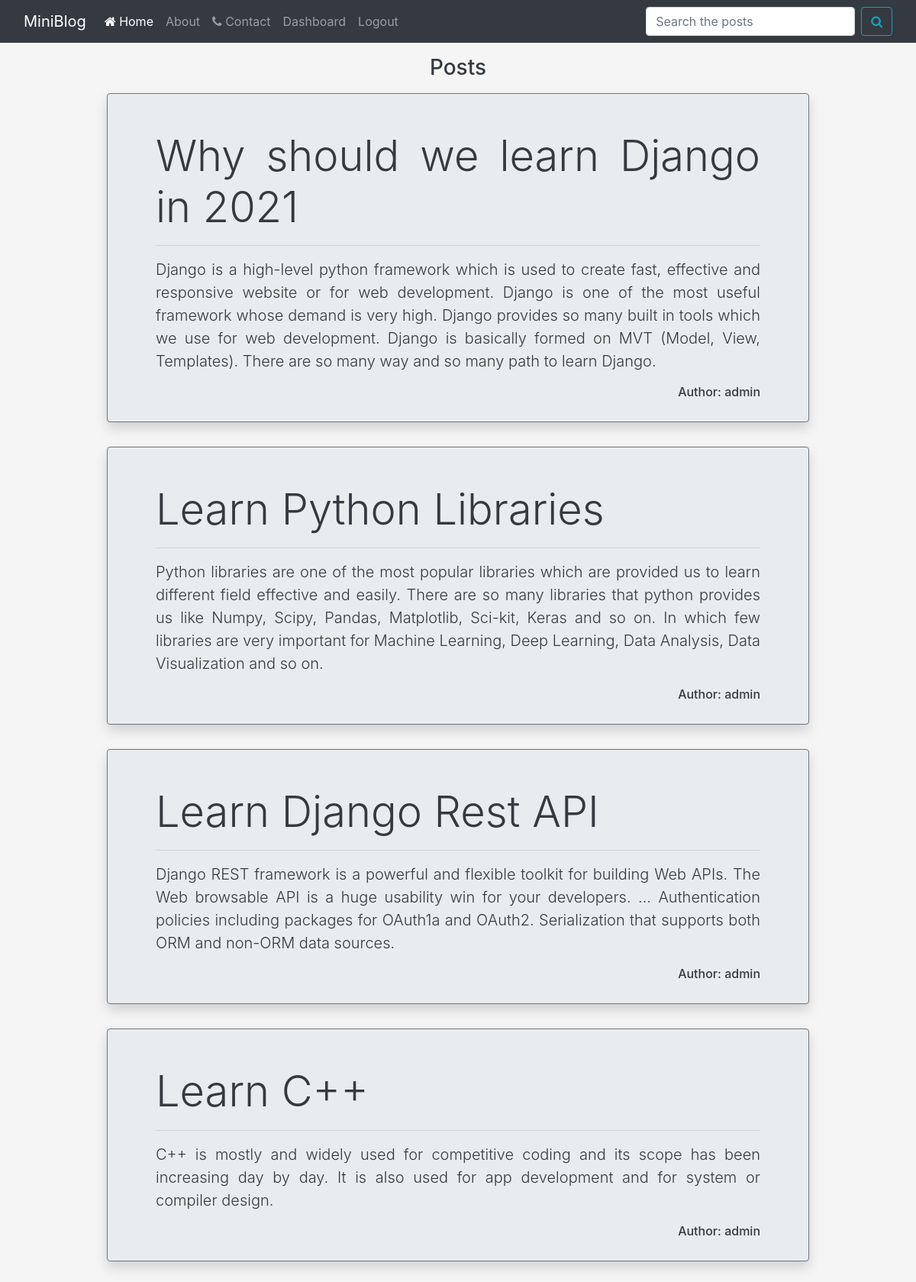
The app's page / (signed in) with its own data.
### blog/models.py (models this page shows, shortened)
class Post(models.Model):
    user = models.ForeignKey(settings.AUTH_USER_MODEL, default=1, on_delete=models.CASCADE)
    title = models.CharField(max_length=150)
    disc = models.TextField()
    likes = models.ManyToManyField(User, related_name='like', default=None, blank=True)

### blog/views.py (the view)
# urls.py: path('', views.home, name='home'),
def home(request):
    posts = Post.objects.all()
    return render(request, 'blog/home.html', {'posts':posts})

### blog/templates/blog/home.html
{% extends 'blog/base.html' %}
{% load static %}
{% block content %}
<center>
<div class="col-sm-10">
  <h3 class="text-dark my-3">Posts</h3>
  {% for post in posts %}
    <div class="jumbotron jumbotron-fluid shadow p-5 border border-secondary rounded">
      <div class="container text-dark text-justify">
        <h1 class="display-4 fw-bold">{{post.title}}</h1>
        <hr>
        <p class="lead">{{post.disc}}</p>
        {% if request.user.is_authenticated %}
        <h6 class="float-right">Author: {{ post.user.get_username }}</h6>
        {% endif %}
      </div>
    </div>
   {% endfor %}
</div>
</center>
{% endblock content %}

### blog/static/blog/css/style.css (style rules this page uses)
body { background-color: whitesmoke!important; color: white; }

### records on screen
Post: title "Why should we learn Django in 2021", disc "Django is a high-level python framework which is used to create fast, effective and responsive website or for web development. Django is one of the most useful framework whose demand is very high. Django provides so many built in tools which we use for web development. Django is basically formed on MVT (Model, View, Templates). There are so many way and so many path to learn Django.", user.get_username "admin"
Post: title "Learn Python Libraries", disc "Python libraries are one of the most popular libraries which are provided us to learn different field effective and easily. There are so many libraries that python provides us like Numpy, Scipy, Pandas, Matplotlib, Sci-kit, Keras and so on. In which few libraries are very important for Machine Learning, Deep Learning, Data Analysis, Data Visualization and so on.", user.get_username "admin"
Post: title "Learn Django Rest API", disc "Django REST framework is a powerful and flexible toolkit for building Web APIs. The Web browsable API is a huge usability win for your developers. ... Authentication policies including packages for OAuth1a and OAuth2. Serialization that supports both ORM and non-ORM data sources.", user.get_username "admin"
Post: title "Learn C++", disc "C++ is mostly and widely used for competitive coding and its scope has been increasing day by day. It is also used for app development and for system or compiler design.", user.get_username "admin"
